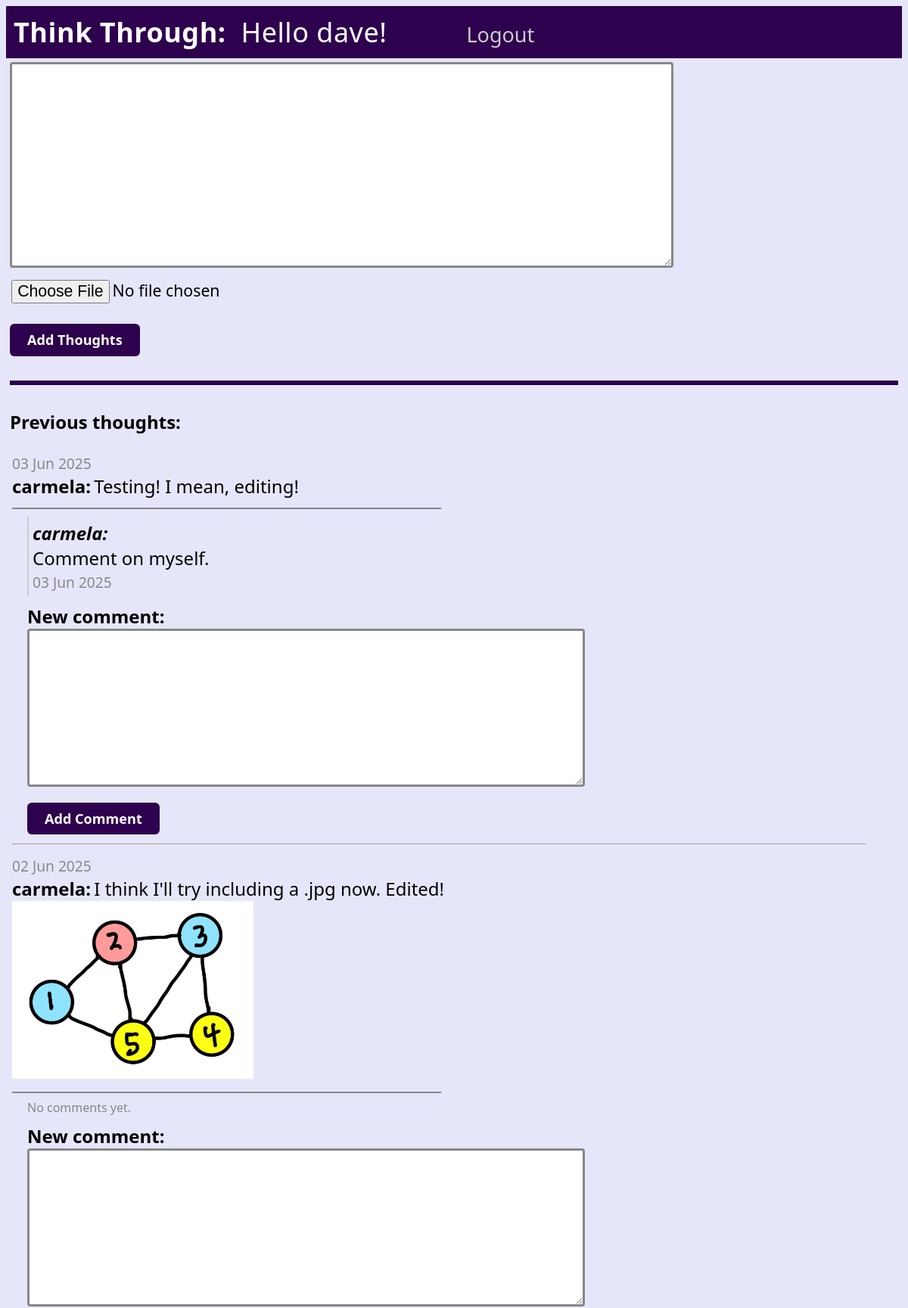
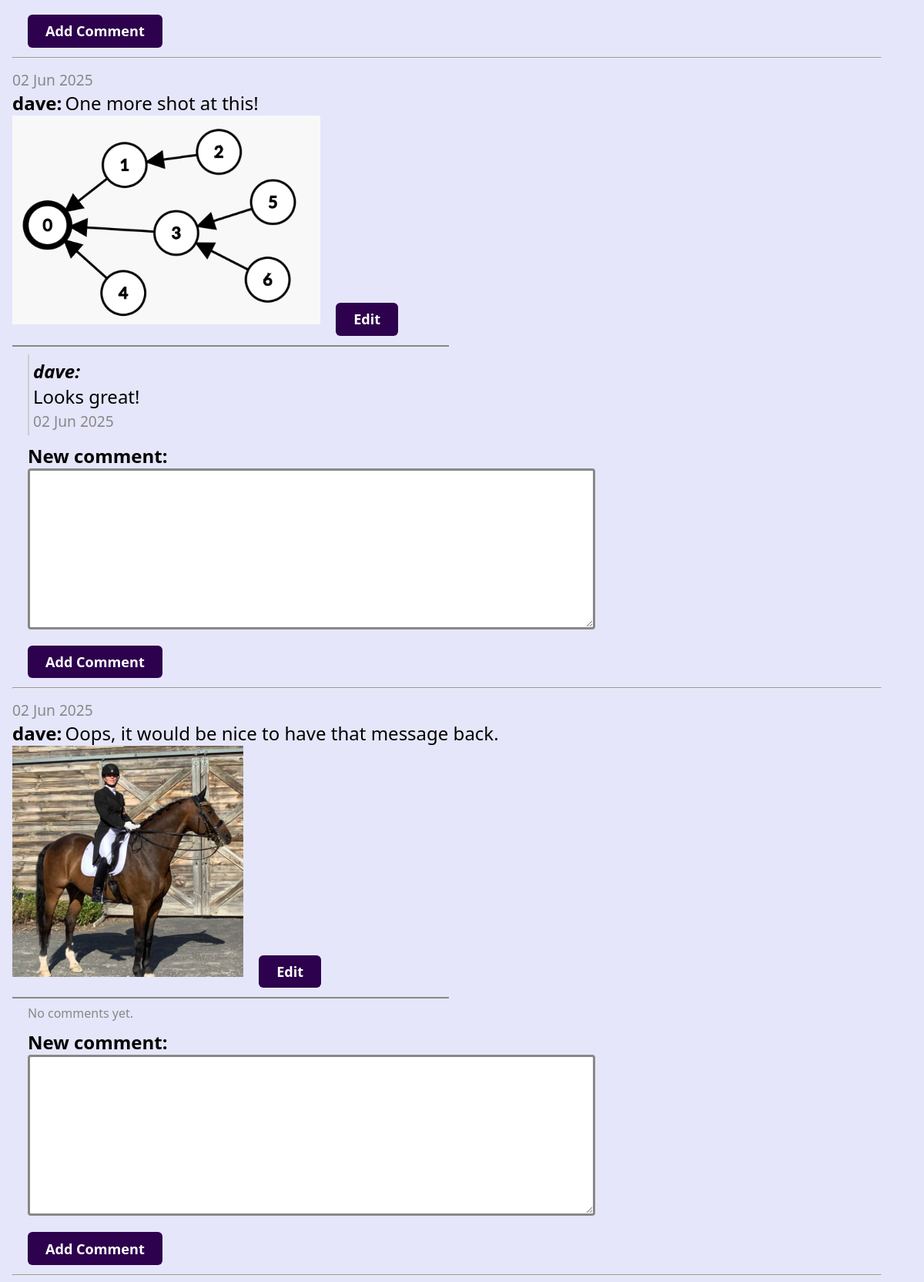
The app's page / (signed in, upper part) with its own data (2 pictures, top to bottom).
### hello/models.py (models this page shows, shortened)
class LogMessage(models.Model):
    user = models.ForeignKey('auth.User', on_delete=models.CASCADE, related_name='log_messages', null=True, blank=True)
    message = models.TextField()
    log_date = models.DateTimeField("date logged")
    image = models.ImageField(upload_to="message_images/", blank=True, null=True)

class Comment(models.Model):
    post = models.ForeignKey('LogMessage', on_delete=models.CASCADE, related_name='comments')
    user = models.ForeignKey('auth.User', on_delete=models.CASCADE, related_name='comments', null=True, blank=True)
    text = models.TextField(blank=True)
    image = models.ImageField(upload_to='comment_images/', blank=True, null=True)
    created_at = models.DateTimeField(auto_now_add=True)

### hello/views.py (the view, shortened to what this page needs)
# urls.py: path("", views.home, name="home"),
@require_http_methods(["GET", "POST"])
def home(request):
    if request.method == "POST" and request.user.is_authenticated:
        form = LogMessageForm(request.POST, request.FILES)
        if form.is_valid():
            message = form.save(commit=False)
            message.log_date = datetime.now()
            message.user = request.user
            message.save()
            return redirect('home')
    else:
        form = LogMessageForm()
    user = request.user
    if not user.is_authenticated:
        message_list = LogMessage.objects.none()
    elif user.is_staff or user.is_superuser:
        message_list = LogMessage.objects.all().order_by('-log_date')
    else:
        message_list = LogMessage.objects.filter(user=user).order_by('-log_date')
    filtered_comments = {}
    if user.is_authenticated and (user.is_staff or user.is_superuser):
        for message in message_list:
            filtered_comments[message.id] = list(message.comments.all())
    else:
        for message in message_list:
            filtered_comments[message.id] = []
    context = {
        'message_list': message_list,
        'filtered_comments': filtered_comments,
        'comment_form': CommentForm(),
        'log_message_form': form,
        'user': user,
    }
    return TemplateResponse(request, "hello/home.html", context)

### hello/forms.py
class LogMessageForm(forms.ModelForm):
    class Meta:
        model = LogMessage
        fields = ("message", "image")   # Add image field to the form
        widgets = {
            "message": forms.Textarea(attrs={
                "rows": 8,
                "cols": 60,
                "class": "large-textarea",
                "style": "font-size:1.5em; font-family:inherit; line-height:1.3; padding:8px; box-sizing:border-box; border:3px solid #888; border-radius:4px;",
            }),
            "image": forms.ClearableFileInput(attrs={
                "class": "log-form",
                "style": "font-size:1.33em; padding:0.51em 1.275em; border-radius:6px; height:auto; min-width:0; max-width:none;",
            }),
        }

### hello/templatetags/dict_extras.py (called while the page is built)
@register.filter
def get_item(dictionary, key):
    return dictionary.get(key, [])

### hello/templates/hello/home.html (shortened to what this page needs)
{% extends "hello/layout.html" %}
{% load dict_extras %}
{% block content %}
    {% if user.is_authenticated %}
        <form method="POST" enctype="multipart/form-data" action="" class="log-form">
            <textarea name="message" id="id_message" rows="8" cols="60" class="large-textarea">{{ log_message_form.message.value|default_if_none:"" }}</textarea><br>
            {{ log_message_form.image }}<br>
            <button type="submit" class="save btn btn-default" style="margin-top: 10px;">Add Thoughts</button>
        </form>
    {% endif %}
    <hr style="border: 0; border-top: 6px solid #2d014d; margin: 32px 0; width: 100%;">
    <h2>Previous thoughts:</h2>
    {% if message_list %}
        <table class="message_list">
            <tbody>
            {% for message in message_list %}
                <tr>
                    <td colspan="2">
                        <div class="post-date comment-date">{{ message.log_date | date:'d M Y' }}</div>
                        <strong class="logged-message-user">{% if message.user %}{{ message.user.username }}:{% endif %}</strong>
                        <span class="logged-message">{{ message.message|linebreaksbr }}</span>
                        {% if message.image %}<br>
                            <img src="{{ message.image.url }}" alt="Message Image" style="max-width:400px; max-height:300px;">
                        {% endif %}
                        {% if user.is_authenticated and message.user == user %}
                            <form method="get" action="{% url 'edit_message' message.id %}" style="display:inline;">
                                <button type="submit" class="save btn btn-default" style="margin-left: 16px;">Edit</button>
                            </form>
                        {% endif %}
                    </td>
                </tr>
                <tr>
                    <td colspan="3">
                        <div class="comments">
                            <hr style="width:50%; margin-left:0; border:1.5px solid #888;">
                            {% for comment in filtered_comments|get_item:message.id %}
                                <div style="margin: 10px 0 10px 20px; padding: 5px; border-left: 2px solid #ccc;">
                                    <em class="comment-user">
                                        {% if comment.user %}
                                            {{ comment.user.username }}:
                                        {% endif %}
                                    </em>
                                    {% if comment.text %}<div class="comment-text">{{ comment.text }}</div>{% endif %}
                                    <div class="comment-date">{{ comment.created_at|date:'d M Y' }}</div>
                                </div>
                            {% empty %}
                                <div style="margin-left:20px; color:#888;">No comments yet.</div>
                            {% endfor %}
                            <form method="post" enctype="multipart/form-data" action="{% url 'add_comment' message.id %}" style="margin-left:20px; margin-top:10px;">
                                <span class="new-comment-label">New comment:</span><br>
                                <textarea name="text" id="id_text_{{ message.id }}" rows="6" cols="50" class="large-textarea"></textarea><br>
                                <button type="submit" name="add_comment" value="1" class="save btn btn-default">Add Comment</button>
                            </form>
                        </div>
                    </td>
                </tr>
                <tr><td colspan="3"><hr></td></tr>
            {% endfor %}
            </tbody>
        </table>
    {% else %}
        <p>No messages have been logged. Use the form above to log your first message.</p>
    {% endif %}
{% endblock %}

### hello/templates/hello/layout.html (shortened to what this page needs)
<!DOCTYPE html>
<html>
<head>
    {% load static %}
    <link rel="stylesheet" type="text/css" href="{% static 'hello/site.css' %}"/>
</head>
<body>
<div class="navbar">
    <a href="{% url 'home' %}" class="navbar-brand">Think Through:</a>
    {% if user.is_authenticated %}
        <span style="margin-left:20px;">Hello {{ user.username }}!</span>
        <form action="{% url 'logout' %}" method="post" style="display:inline;" class="logout-form">
            <button type="submit" class="logout-btn" style="background:none; border:none; color:#cccccc; cursor:pointer; padding:0; font-size:12px;">Logout</button>
        </form>
    {% else %}
        <a href="{% url 'login' %}" class="navbar-item">Login</a>
    {% endif %}
</div>
<div class="body-content">
    {% block content %}
    {% endblock %}
</div>
</body>
</html>

### hello/static/hello/site.css (style rules this page uses)
input[type="file"] { font-size: 1.33em !important; padding: 0.51em 1.1em 0.51em 0.1em !important; border-radius: 6px !important; height: auto !important; min-width: 0 !important; max-width: none !important; font-family: inherit !important; margin-left: 0 !important; margin-right: 0 !important; }
button, input[type="submit"], input[type="button"], input[type="reset"], .save, .comment-form, .logout-btn, .btn, .navbar-item { font-size: 1.13em !important; font-family: inherit !important; padding: 0.51em 1.275em !important; border-radius: 6px !important; margin-top: 16px !important; background: #2d014d !important; color: #fff !important; border: none !important; cursor: pointer !important; font-weight: 600 !important; transition: background 0.2s; }
.new-comment-label { font-size: 1.5em; font-weight: 700; font-family: inherit; }
body { background: #e6e6fa; }
.comment-user { font-size: 1.5em; font-family: inherit; font-weight: 700; }
.comment-text { font-size: 1.5em; font-family: inherit; }
.comment-date { font-size: 1.2em; color: #888; font-family: inherit; margin-top: 2px; }
form.logout-form button.logout-btn { font-size: 0.75em !important; font-family: 'Segoe UI', 'Trebuchet MS', Arial, sans-serif !important; font-weight: 500 !important; color: #cccccc !important; background: none !important; border: none !important; cursor: pointer !important; padding: 0 !important; margin: 0 0 0 25px !important; height: 36px !important; line-height: 36px !important; display: inline-block !important; vertical-align: middle !important; }
.log-form label, .log-form input[type="file"], .log-form button, .log-form .save { font-size: 1.33em; }
.log-form button, .log-form .save { padding: 0.51em 1.275em; border-radius: 6px; font-size: 1.13em; margin-top: 16px; }
.logged-message-user { font-size: 1.5em; font-family: inherit; font-weight: 700; }
.message_list th, .message_list td { text-align: left; padding-right: 40px; vertical-align: top; }
.large-textarea { font-size: 1.5em; font-family: inherit; line-height: 1.3; padding: 8px; box-sizing: border-box; border: 3px solid #888; border-radius: 4px; }
.logged-message { font-size: 1.5em; }
.navbar, .navbar a, .navbar span, .navbar .navbar-item, .navbar form, .navbar form button.navbar-item { font-size: 1.5em !important; font-family: 'Segoe UI', 'Trebuchet MS', Arial, sans-serif; }
.navbar { background-color: #2d014d; color: white; padding: 10px 10px 10px 10px; display: flex; align-items: center; font-family: 'Segoe UI', 'Trebuchet MS', Arial, sans-serif; font-size: 36px; }
.navbar a, .navbar span { text-decoration: none; color: inherit; font-size: 36px; font-family: 'Segoe UI', 'Trebuchet MS', Arial, sans-serif; font-weight: 500; margin-left: 25px; margin-right: 0; letter-spacing: 0.5px; display: inline-block; }
.navbar form { display: inline; margin-left: 80px; }
.navbar a.navbar-brand { font-size: 36px; font-weight: 700; margin-left: 0; }
.body-content { padding: 5px; font-family:'Segoe UI', Tahoma, Geneva, Verdana, sans-serif; }
.message_list th,td { text-align: left; padding-right: 15px; }

### records on screen
LogMessage: log_date "03 Jun 2025", user.username "carmela", message "Testing! I mean, editing!"
Comment: user.username "carmela", text "Comment on myself.", created_at "03 Jun 2025"
LogMessage: log_date "02 Jun 2025", user.username "carmela", message "I think I'll try including a .jpg now. Edited!", image (picture)
LogMessage: log_date "02 Jun 2025", user.username "dave", message "One more shot at this!", image (picture), shows "Edit"
Comment: user.username "dave", text "Looks great!", created_at "02 Jun 2025"
LogMessage: log_date "02 Jun 2025", user.username "dave", message "Oops, it would be nice to have that message back.", image (picture), shows "Edit"

### other values on screen
{{ user.username }} "dave"
